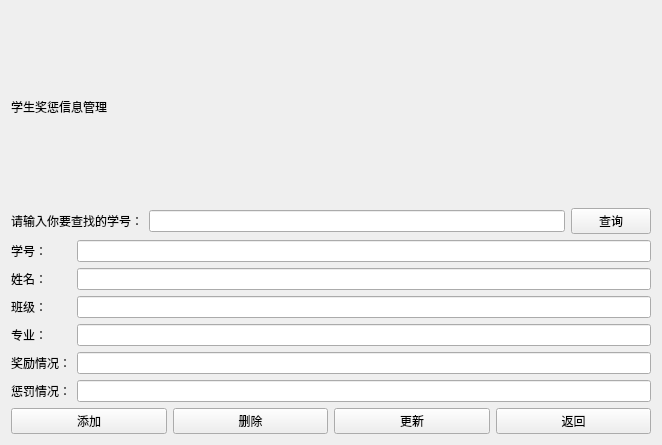
<?xml version="1.0" encoding="UTF-8"?>
<ui version="4.0">
 <class>awardmanage</class>
 <widget class="QWidget" name="awardmanage">
  <property name="geometry">
   <rect>
    <x>0</x>
    <y>0</y>
    <width>662</width>
    <height>445</height>
   </rect>
  </property>
  <property name="windowTitle">
   <string>Form</string>
  </property>
  <layout class="QVBoxLayout" name="verticalLayout_3">
   <item>
    <widget class="QLabel" name="label">
     <property name="styleSheet">
      <string notr="true">font: 20pt &quot;Arial&quot;;</string>
     </property>
     <property name="text">
      <string>学生奖惩信息管理</string>
     </property>
    </widget>
   </item>
   <item>
    <layout class="QHBoxLayout" name="horizontalLayout_2">
     <item>
      <widget class="QLabel" name="label_2">
       <property name="text">
        <string>请输入你要查找的学号：</string>
       </property>
      </widget>
     </item>
     <item>
      <widget class="QLineEdit" name="award_inputIDlineEdit"/>
     </item>
     <item>
      <widget class="QPushButton" name="award_querypushButton">
       <property name="text">
        <string>查询</string>
       </property>
      </widget>
     </item>
    </layout>
   </item>
   <item>
    <layout class="QHBoxLayout" name="horizontalLayout">
     <item>
      <layout class="QVBoxLayout" name="verticalLayout_2">
       <item>
        <widget class="QLabel" name="label_3">
         <property name="text">
          <string>学号：</string>
         </property>
        </widget>
       </item>
       <item>
        <widget class="QLabel" name="label_4">
         <property name="text">
          <string>姓名：</string>
         </property>
        </widget>
       </item>
       <item>
        <widget class="QLabel" name="label_5">
         <property name="text">
          <string>班级：</string>
         </property>
        </widget>
       </item>
       <item>
        <widget class="QLabel" name="label_6">
         <property name="text">
          <string>专业：</string>
         </property>
        </widget>
       </item>
       <item>
        <widget class="QLabel" name="label_7">
         <property name="text">
          <string>奖励情况：</string>
         </property>
        </widget>
       </item>
       <item>
        <widget class="QLabel" name="label_8">
         <property name="text">
          <string>惩罚情况：</string>
         </property>
        </widget>
       </item>
      </layout>
     </item>
     <item>
      <layout class="QVBoxLayout" name="verticalLayout">
       <item>
        <widget class="QLineEdit" name="outputIDlineEdit"/>
       </item>
       <item>
        <widget class="QLineEdit" name="namelineEdit"/>
       </item>
       <item>
        <widget class="QLineEdit" name="classlineEdit"/>
       </item>
       <item>
        <widget class="QLineEdit" name="majorlineEdit"/>
       </item>
       <item>
        <widget class="QLineEdit" name="awardlineEdit"/>
       </item>
       <item>
        <widget class="QLineEdit" name="punishlineEdit"/>
       </item>
      </layout>
     </item>
    </layout>
   </item>
   <item>
    <layout class="QHBoxLayout" name="horizontalLayout_3">
     <item>
      <widget class="QPushButton" name="award_addpushButton">
       <property name="text">
        <string>添加</string>
       </property>
      </widget>
     </item>
     <item>
      <widget class="QPushButton" name="award_deletepushButton">
       <property name="text">
        <string>删除</string>
       </property>
      </widget>
     </item>
     <item>
      <widget class="QPushButton" name="award_updatepushButton">
       <property name="text">
        <string>更新</string>
       </property>
      </widget>
     </item>
     <item>
      <widget class="QPushButton" name="award_backpushButton">
       <property name="text">
        <string>返回</string>
       </property>
      </widget>
     </item>
    </layout>
   </item>
  </layout>
 </widget>
 <resources/>
 <connections/>
</ui>
